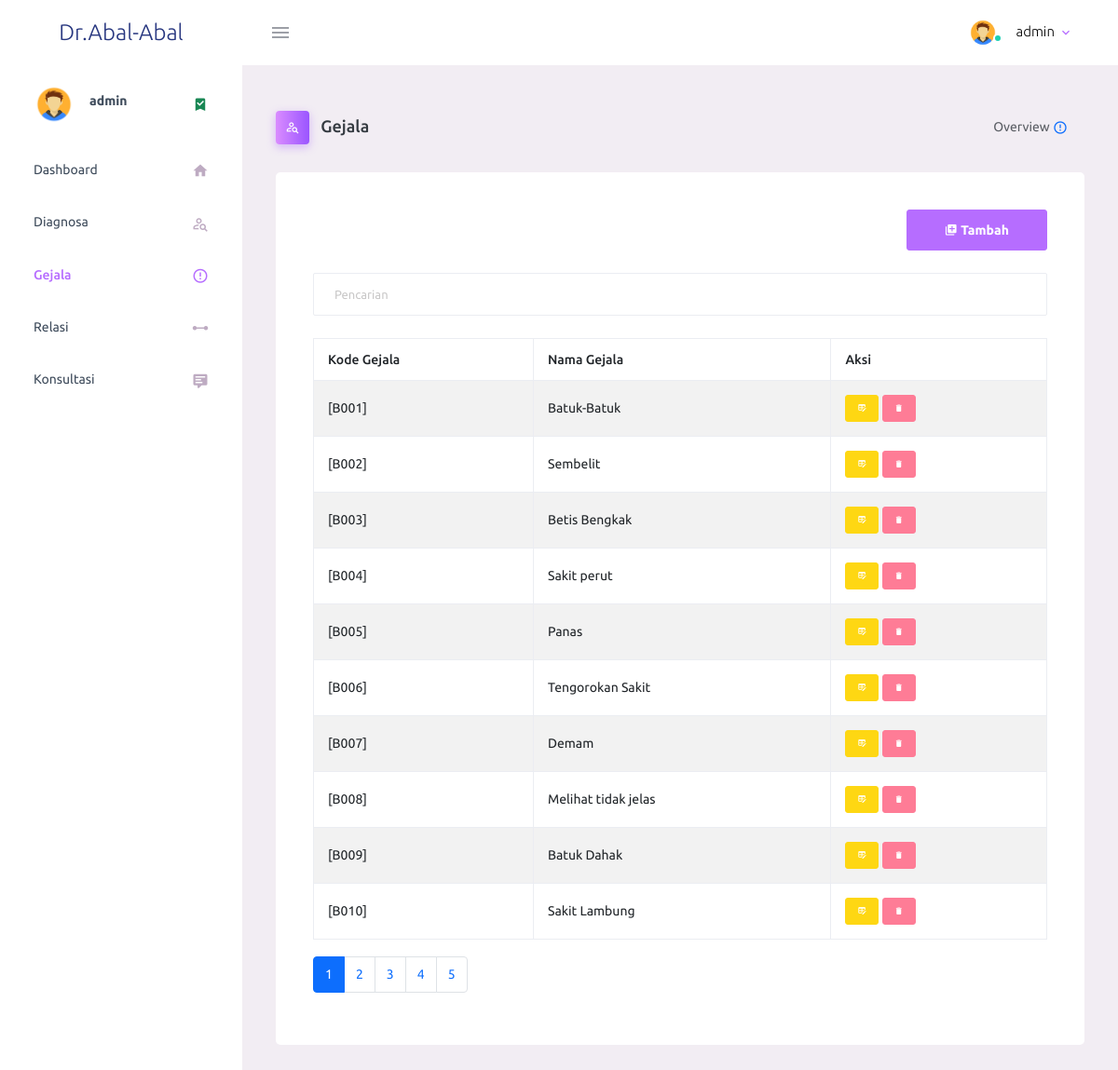
The app's page /gejala.php (signed in) with its own data.
### tables this page shows
CREATE TABLE `tb_gejala` (
  `kode_gejala` varchar(8) NOT NULL,
  `nama_gejala` varchar(256) NOT NULL
);

### config.php (called while the page is built)
<?php
$config["server"]='localhost';
$config["username"]='root';
$config["password"]='';
$config["database_name"]='db_sp';

### functions.php (called while the page is built, shortened)
<?php
include 'config.php';
include 'includes/db.php';
$db = new DB($config['server'], $config['username'], $config['password'], $config['database_name']);
include 'includes/general.php';

### includes/general.php (called while the page is built, shortened)
<?php
function esc_field($str){
    return addslashes($str);
}

### includes/db.php (called while the page is built, shortened)
<?php
class DB{
    var $conn = null;
    public function __construct($host, $username, $passwd, $dbname){
        $this->conn = mysqli_connect($host, $username, $passwd, $dbname);
    }
    public function query($sql){
        $query = mysqli_query($this->conn, $sql) or die('<pre>Error mysqli_query: ' . mysqli_error($this->conn) . '<br />' . $sql . '</pre>');
        return $query;
    }
    public function get_results($sql){
        $query = $this->query($sql);
        $arr = array();
        while($row = mysqli_fetch_object($query)){
            $arr[] = $row;
        }
        return $arr;
    }
    public function get_var($sql){
        $query = $this->query($sql);
        $row = mysqli_fetch_row($query);
        return $row[0];
    }
}

### gejala.php (the view, shortened to what this page needs)
<?php
include "functions.php";
$page = isset($_GET['page']) ? $_GET['page'] : 1;
$limit = 10;
$offset = ($page - 1) * $limit;
$q = esc_field($_GET['q']);
$query = "SELECT * FROM tb_gejala
          WHERE kode_gejala LIKE '%$q%' OR nama_gejala LIKE '%$q%'
          ORDER BY kode_gejala
          LIMIT $limit OFFSET $offset";
$rows = $db->get_results($query);
$total_rows = $db->get_var("SELECT COUNT(*) FROM tb_gejala
                            WHERE kode_gejala LIKE '%$q%' OR nama_gejala LIKE '%$q%'");
$total_pages = ceil($total_rows / $limit);
?>
<!DOCTYPE html>
<html lang="en">
<head>
    <link rel="stylesheet" href="admin/assets/vendors/mdi/css/materialdesignicons.min.css">
    <link rel="stylesheet" href="admin/assets/vendors/css/vendor.bundle.base.css">
    <link rel="stylesheet" href="admin/assets/css/style.css">
</head>
<body>
    <?php require "partials/navbar.php"; ?>
    <div class="container-fluid page-body-wrapper">
        <?php require "partials/sidebar.php"; ?>
        <div class="main-panel">
            <div class="content-wrapper">
                <div class="page-header">
                    <h3 class="page-title">
                        <span class="page-title-icon bg-gradient-primary text-white me-2">
                            <i class="mdi mdi-account-search-outline"></i>
                        </span> Gejala
                    </h3>
                    <nav aria-label="breadcrumb">
                        <ul class="breadcrumb">
                            <li class="breadcrumb-item active" aria-current="page">
                                <span></span>Overview <i class="mdi mdi-alert-circle-outline icon-sm text-primary align-middle"></i>
                            </li>
                        </ul>
                    </nav>
                </div>
                <div class="row">
                    <div class="panel panel-default">
                        <div class="col-lg-12 grid-margin stretch-card">
                            <div class="card">
                                <div class="card-body">
                                    <div class="panel-heading">
                                        <form class="form-inline">
                                            <div class="form-group" style="float:right;">
                                                <a class="btn btn-primary" href="gejala_tambah.php"><span class="mdi mdi-library-plus"></span> Tambah</a>
                                            </div>
                                            <div class="form-group">
                                                <input class="form-control" type="text" placeholder="Pencarian" name="q" value="<?= $_GET['q'] ?>" />
                                            </div>
                                        </form>
                                    </div>
                                    <div class="table-responsive">
                                        <table class="table table-bordered table-hover table-striped">
                                            <thead>
                                                <tr>
                                                    <th>Kode Gejala</th>
                                                    <th>Nama Gejala</th>
                                                    <th>Aksi</th>
                                                </tr>
                                            </thead>
                                            <tbody>
                                                <?php foreach ($rows as $row) : ?>
                                                    <tr>
                                                        <td><?= $row->kode_gejala ?></td>
                                                        <td><?= $row->nama_gejala ?></td>
                                                        <td class="nw">
                                                            <a class="btn btn-xs btn-warning" href="gejala_ubah.php?ID=<?= $row->kode_gejala ?>"><span class="mdi mdi-table-edit"></span></a>
                                                            <a class="btn btn-xs btn-danger" href="aksi.php?act=gejala_hapus&ID=<?= $row->kode_gejala ?>" onclick="return confirm('Hapus data?')"><span class="mdi mdi-delete"></span></a>
                                                        </td>
                                                    </tr>
                                                <?php endforeach; ?>
                                            </tbody>
                                        </table>
                                    </div>
                                    <br>
                                    <nav aria-label="Page navigation">
                                        <ul class="pagination">
                                            <?php for ($i = 1; $i <= $total_pages; $i++) : ?>
                                                <li class="page-item <?php if ($i == $page) echo 'active'; ?>">
                                                    <a class="page-link" href="?page=<?= $i ?>&q=<?= $q ?>">
                                                        <?= $i ?>
                                                    </a>
                                                </li>
                                            <?php endfor; ?>
                                        </ul>
                                    </nav>
                                </div>
                            </div>
                        </div>
                    </div>
                </div>
            </div>
        </div>
    </div>
</body>
</html>

### records on screen
tb_gejala: kode_gejala "[B001]", nama_gejala "Batuk-Batuk"
tb_gejala: kode_gejala "[B002]", nama_gejala "Sembelit"
tb_gejala: kode_gejala "[B003]", nama_gejala "Betis Bengkak"
tb_gejala: kode_gejala "[B004]", nama_gejala "Sakit perut"
tb_gejala: kode_gejala "[B005]", nama_gejala "Panas"
tb_gejala: kode_gejala "[B006]", nama_gejala "Tengorokan Sakit"
tb_gejala: kode_gejala "[B007]", nama_gejala "Demam"
tb_gejala: kode_gejala "[B008]", nama_gejala "Melihat tidak jelas"
tb_gejala: kode_gejala "[B009]", nama_gejala "Batuk Dahak"
tb_gejala: kode_gejala "[B010]", nama_gejala "Sakit Lambung"

### other values on screen
$_SESSION['login'] "admin"
